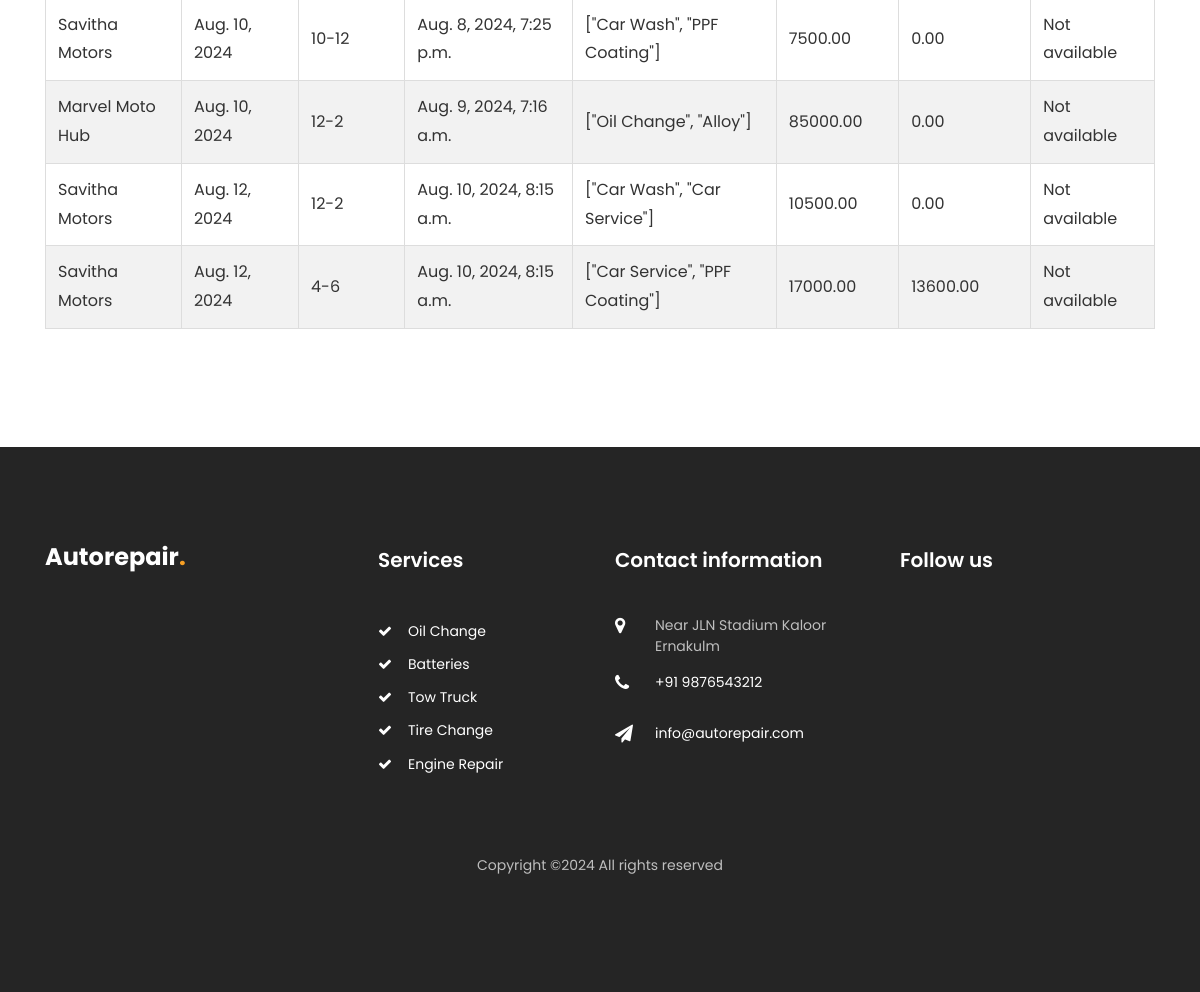
Page /booking-history/ (signed in, lower part) on the earlier database version.
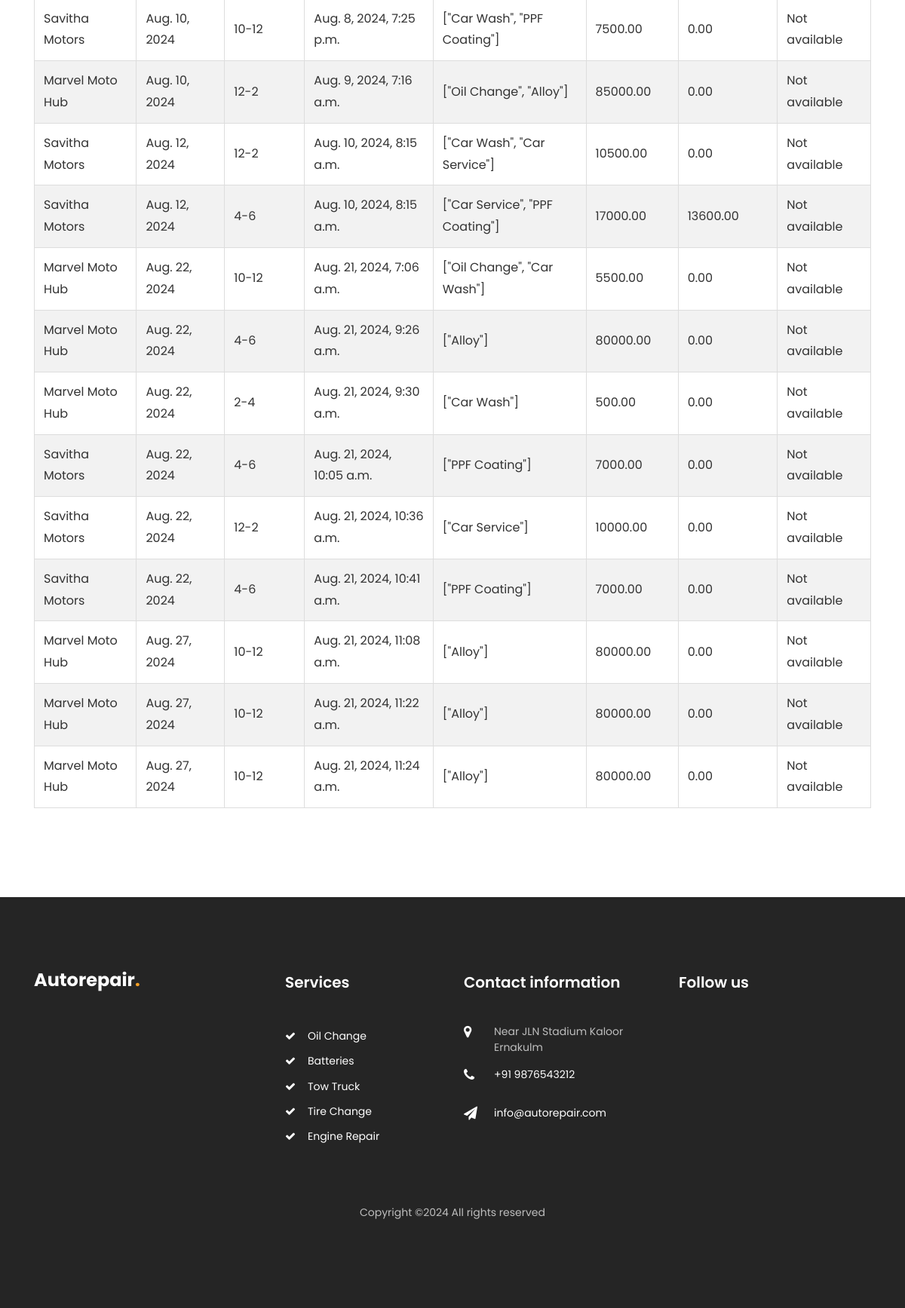
Same page on the later database version.
### car/models.py (models this page shows, shortened)
class BookingHistory(models.Model):
    garage_name = models.CharField(max_length=255)
    user_name = models.CharField(max_length=255)
    date_booked = models.DateField()
    slot_booked = models.CharField(max_length=30)
    date_of_booking = models.DateTimeField(default=timezone.now)
    service_selected = models.CharField(max_length=255)
    total_amount = models.DecimalField(max_digits=10, decimal_places=2)
    card_number = models.CharField(max_length=16)
    cvv = models.CharField(max_length=3)
    admin_amount = models.DecimalField(max_digits=10, decimal_places=2, blank=True, null=True)
    is_canceled = models.BooleanField(default=False)
    final_price = models.DecimalField(max_digits=10, decimal_places=2, blank=True, null=True, default=0)
    garage_earnings = models.DecimalField(max_digits=10, decimal_places=2, blank=True, null=True, default=0)

### car/views.py (the view)
# urls.py: path('booking-history/', views.booking_history, name='booking_history'),
@login_required
def booking_history(request):
    user = request.user
    today = date.today()
    if user.role == 'garage':
        try:
            garage = Garage.objects.get(user=user)
            garage_name = garage.user.username  # Assuming `location` represents the garage name
            booking_history = BookingHistory.objects.filter(garage_name=garage_name)
            context = {
                'booking_history': booking_history,
                'viewing_as': 'garage'
            }
        except Garage.DoesNotExist:
            return HttpResponseForbidden("No associated garage found.")
    elif user.role == 'user':
        booking_history = BookingHistory.objects.filter(user_name=user.username)
        context = {
            'booking_history': booking_history,
            'viewing_as': 'user',
            'today': today
        }
    else:
        return HttpResponseForbidden("Access denied.")
    return render(request, 'booking_history.html', context)

### templates/booking_history.html (shortened to what this page needs)
{% load static %}
<!DOCTYPE html>
<html lang="en">
  <head>
    <link rel="stylesheet" href="https://stackpath.bootstrapcdn.com/font-awesome/4.7.0/css/font-awesome.min.css">
    <link rel="stylesheet" href="{% static 'css/animate.css' %}">
    <link rel="stylesheet" href="{% static 'css/owl.carousel.min.css' %}">
    <link rel="stylesheet" href="{% static 'css/owl.theme.default.min.css' %}">
    <link rel="stylesheet" href="{% static 'css/magnific-popup.css' %}">
    <link rel="stylesheet" href="{% static 'css/bootstrap-datepicker.css' %}">
    <link rel="stylesheet" href="{% static 'css/jquery.timepicker.css' %}">
    <link rel="stylesheet" href="{% static 'css/flaticon.css' %}">
    <link rel="stylesheet" href="{% static 'css/style.css' %}">
  </head>
  <body>
    <section class="ftco-section">
        <div class="container">
            <table border="1">
                <tbody>
                    {% for booking in booking_history %}
                    <tr>
                        {% if viewing_as == 'garage' %}
                            <td>{{ booking.user_name }}</td>
                        {% else %}
                            <td>{{ booking.garage_name }}</td>
                        {% endif %}
                        <td>{{ booking.date_booked }}</td>
                        <td>{{ booking.slot_booked }}</td>
                        <td>{{ booking.date_of_booking }}</td>
                        <td>{{ booking.service_selected }}</td>
                        <td>{{ booking.total_amount }}</td>
                        {% if viewing_as == 'user' %}
                            <td>{{ booking.final_price }}</td>
                            <td>
                                {% if booking.date_booked > today %}
                                    {% if not booking.is_canceled %}
                                        <form id="cancel-form-{{ booking.id }}" method="post" action="{% url 'cancel_booking' booking.id %}">
                                            {% csrf_token %}
                                            <button type="button" class="btn btn-danger" onclick="confirmCancel({{ booking.id }})">Cancel</button>
                                        </form>
                                    {% else %}
                                        Canceled
                                    {% endif %}
                                {% else %}
                                    Not available
                                {% endif %}
                            </td>
                        {% endif %}
                    </tr>
                    {% empty %}
                    <tr>
                        <td colspan="7">No bookings found.</td>
                    </tr>
                    {% endfor %}
                </tbody>
            </table>
        </div>
    </section>
    <footer class="footer ftco-section">
        <div class="container">
            <div class="row mb-5">
                <div class="col-md-6 col-lg">
                    <div class="ftco-footer-widget mb-4">
                        <h2 class="logo"><a href="/">Autorepair<span>.</span></a></h2>
                    </div>
                </div>
                <div class="col-md-6 col-lg">
                    <div class="ftco-footer-widget mb-4 ml-md-5">
                        <h2 class="ftco-heading-2">Services</h2>
                        <ul class="list-unstyled">
                            <li><a href="#" class="py-1 d-block"><span class="fa fa-check mr-3"></span>Oil Change</a></li>
                            <li><a href="#" class="py-1 d-block"><span class="fa fa-check mr-3"></span>Batteries</a></li>
                            <li><a href="#" class="py-1 d-block"><span class="fa fa-check mr-3"></span>Tow Truck</a></li>
                            <li><a href="#" class="py-1 d-block"><span class="fa fa-check mr-3"></span>Tire Change</a></li>
                            <li><a href="#" class="py-1 d-block"><span class="fa fa-check mr-3"></span>Engine Repair</a></li>
                        </ul>
                    </div>
                </div>
                <div class="col-md-6 col-lg">
                    <div class="ftco-footer-widget mb-4">
                        <h2 class="ftco-heading-2">Contact information</h2>
                        <div class="block-23 mb-3">
                            <ul>
                                <li><span class="icon fa fa-map-marker"></span><span class="text">Near JLN Stadium Kaloor Ernakulm</span></li>
                                <li><a href="#"><span class="icon fa fa-phone"></span><span class="text">+91 9876543212</span></a></li>
                                <li><a href="#"><span class="icon fa fa-paper-plane"></span><span class="text">info@autorepair.com</span></a></li>
                            </ul>
                        </div>
                    </div>
                </div>
                <div class="col-md-6 col-lg">
                    <div class="ftco-footer-widget mb-4">
                        <h2 class="ftco-heading-2">Follow us</h2>
                        <div class="opening-hours">
                            <p class="mb-0 d-flex">
                                <ul class="ftco-footer-social list-unstyled float-md-left float-lft mt-4">
                                </ul>
                            </p>
                        </div>
                    </div>
                </div>
            </div>
            <div class="row">
                <div class="col-md-12 text-center">
                    <p>
                        Copyright &copy;<script>document.write(new Date().getFullYear());</script> All rights reserved
                        </p>
                </div>
            </div>
        </div>
    </footer>
  </body>
</html>

### templates/booking_history.html (style rules this page uses)
table { width: 100%; border-collapse: collapse; margin: 20px 0; font-size: 16px; color: #333; }
tbody tr:nth-child(even) { background-color: #f2f2f2; }

Differences in the rows shown:
added BookingHistory: garage_name "Marvel Moto Hub", date_booked "Aug. 22, 2024", slot_booked "10-12", date_of_booking "Aug. 21, 2024, 7:06 a.m.", service_selected "[\"Oil Change\", \"Car Wash\"]", total_amount "5500.00", final_price "0.00", shows "Not available"
added BookingHistory: garage_name "Marvel Moto Hub", date_booked "Aug. 22, 2024", slot_booked "4-6", date_of_booking "Aug. 21, 2024, 9:26 a.m.", service_selected "[\"Alloy\"]", total_amount "80000.00", final_price "0.00", shows "Not available"
added BookingHistory: garage_name "Marvel Moto Hub", date_booked "Aug. 22, 2024", slot_booked "2-4", date_of_booking "Aug. 21, 2024, 9:30 a.m.", service_selected "[\"Car Wash\"]", total_amount "500.00", final_price "0.00", shows "Not available"
added BookingHistory: garage_name "Savitha Motors", date_booked "Aug. 22, 2024", slot_booked "4-6", date_of_booking "Aug. 21, 2024, 10:05 a.m.", service_selected "[\"PPF Coating\"]", total_amount "7000.00", final_price "0.00", shows "Not available"
added BookingHistory: garage_name "Savitha Motors", date_booked "Aug. 22, 2024", slot_booked "12-2", date_of_booking "Aug. 21, 2024, 10:36 a.m.", service_selected "[\"Car Service\"]", total_amount "10000.00", final_price "0.00", shows "Not available"
added BookingHistory: garage_name "Savitha Motors", date_booked "Aug. 22, 2024", slot_booked "4-6", date_of_booking "Aug. 21, 2024, 10:41 a.m.", service_selected "[\"PPF Coating\"]", total_amount "7000.00", final_price "0.00", shows "Not available"
added BookingHistory: garage_name "Marvel Moto Hub", date_booked "Aug. 27, 2024", slot_booked "10-12", date_of_booking "Aug. 21, 2024, 11:08 a.m.", service_selected "[\"Alloy\"]", total_amount "80000.00", final_price "0.00", shows "Not available"
added BookingHistory: garage_name "Marvel Moto Hub", date_booked "Aug. 27, 2024", slot_booked "10-12", date_of_booking "Aug. 21, 2024, 11:22 a.m.", service_selected "[\"Alloy\"]", total_amount "80000.00", final_price "0.00", shows "Not available"
added BookingHistory: garage_name "Marvel Moto Hub", date_booked "Aug. 27, 2024", slot_booked "10-12", date_of_booking "Aug. 21, 2024, 11:24 a.m.", service_selected "[\"Alloy\"]", total_amount "80000.00", final_price "0.00", shows "Not available"
